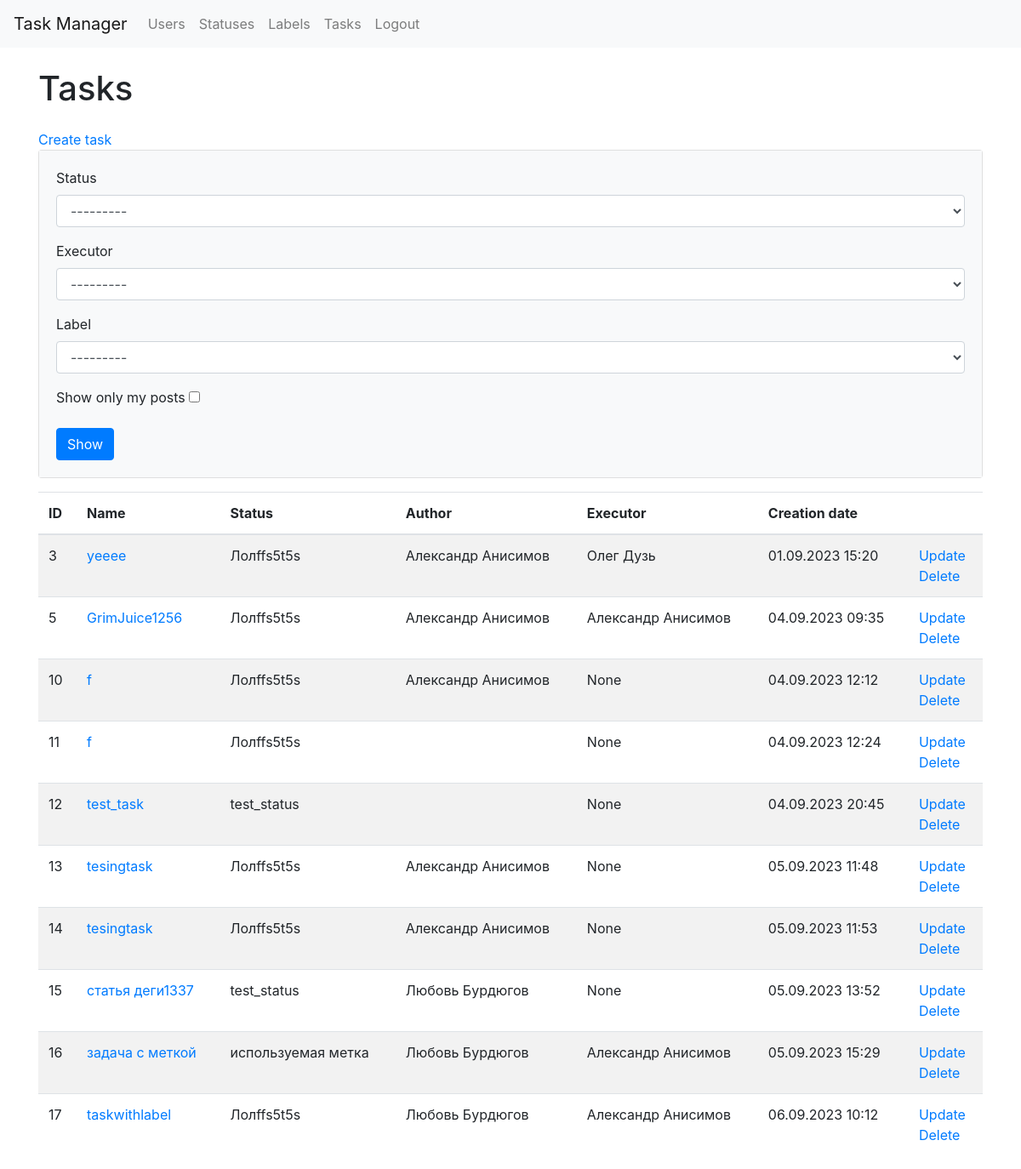
/tasks/ (signed in), run on an earlier commit of the app's database.
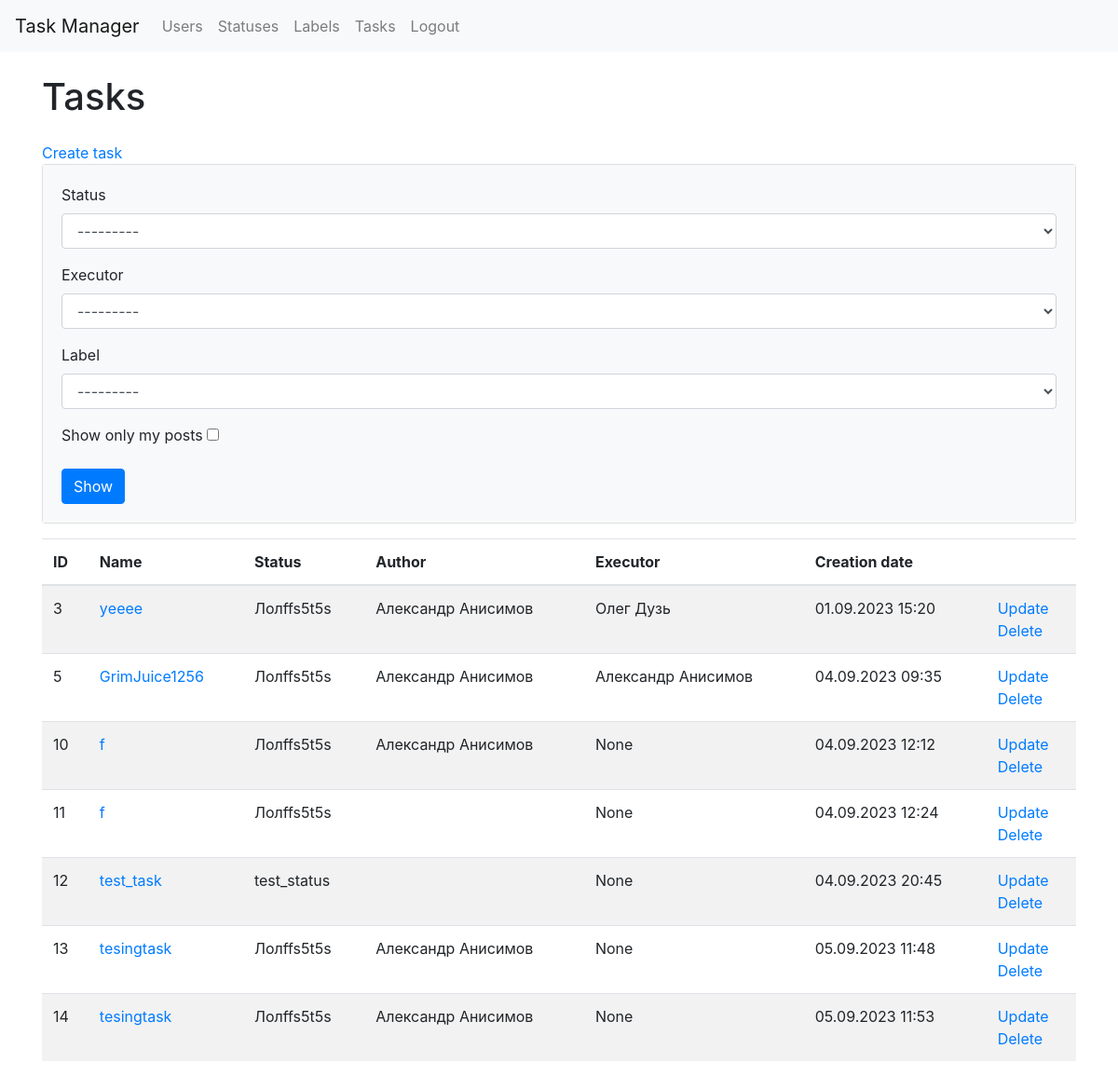
And on a later commit of the database.
### tasks/models.py (models this page shows, shortened)
class Task(models.Model):
    creator = models.ForeignKey(
        CustomUsers,
        on_delete=models.RESTRICT,
        verbose_name="Создатель",
        related_name="creator"
    )
    name = models.CharField(max_length=255, verbose_name="Название")
    description = models.TextField(blank=True, verbose_name="Описание")
    status = models.ForeignKey(
        Status,
        on_delete=models.RESTRICT,
        verbose_name="Статус"
    )
    executor = models.ForeignKey(
        CustomUsers,
        blank=True,
        null=True,
        on_delete=models.RESTRICT,
        verbose_name="Исполнитель"
    )
    labels = models.ManyToManyField(Label, blank=True, verbose_name="Метка")
    created_at = models.DateTimeField(
        auto_now_add=True,
        verbose_name="Время создания"
    )
    updated_at = models.DateTimeField(
        auto_now=True,
        verbose_name="Время изменения"
    )

### statuses/models.py (models this page shows, shortened)
class Status(models.Model):
    name = models.CharField(
        max_length=100,
        db_index=True,
        verbose_name="Статус"
    )
    created_at = models.DateTimeField(
        auto_now_add=True,
        verbose_name="Время создания"
    )
    updated_at = models.DateTimeField(
        auto_now=True,
        verbose_name="Время изменения"
    )
    def __str__(self):
        return self.name
    class Meta:
        verbose_name = 'Статус'
        verbose_name_plural = 'Статусы'
        ordering = ['id']

### users/models.py (models this page shows)
class CustomUsers(AbstractUser):
    first_name = models.CharField(max_length=255, default="")
    last_name = models.CharField(max_length=255, default="")
    def __str__(self):
        return f"{self.first_name} {self.last_name}"

### tasks/views.py (the view)
# urls.py: path('', TaskList.as_view(), name="task_list"),
class TaskList(LoginRequiredMixin, DataMixin, ListView):
    model = Task
    template_name = "tasks/task_list.html"
    login_url = reverse_lazy("login")
    context_object_name = "tasks"
    form_class = FindTaskForm
    def get_context_data(self, *, object_list=None, **kwargs):
        context = super().get_context_data(**kwargs)
        c_def = self.get_user_context(title=_("Tasks"))
        context['form'] = self.form_class(self.request.GET)
        return context | c_def
    def get_queryset(self):
        queryset = Task.objects.all()
        form = self.form_class(self.request.GET)
        if form.is_valid():
            status = form.cleaned_data.get('status')
            executor = form.cleaned_data.get('executor')
            labels = form.cleaned_data.get('labels')
            show_my_articles = form.cleaned_data.get('show_my_articles')
            if status:
                queryset = queryset.filter(status=status)
            if executor:
                queryset = queryset.filter(executor=executor)
            if labels:
                queryset = queryset.filter(labels=labels)
            if show_my_articles:
                queryset = queryset.filter(creator=self.request.user)
        return queryset

### tasks/forms.py
class FindTaskForm(forms. ModelForm):
    status = forms.ModelChoiceField(
        label=_("Status"),
        queryset=Status.objects.all(),
        widget=forms.Select(attrs={'class': 'form-control'}),
        required=False
    )
    executor = forms.ModelChoiceField(
        label=_("Executor"),
        required=False,
        queryset=CustomUsers.objects.all(),
        widget=forms.Select(attrs={'class': 'form-control'})
    )
    labels = forms.ModelChoiceField(
        label=_("Label"),
        queryset=Label.objects.all(),
        widget=forms.Select(attrs={'class': 'form-control'}),
        required=False
    )
    show_my_articles = forms.BooleanField(
        label=_("Show only my posts"),
        required=False
    )
    class Meta:
        model = Task
        fields = ['status', 'executor', 'labels']

### labels/models.py (called while the page is built)
    def __str__(self):
        return self.name

### task_manager/utils.py (called while the page is built)
    def get_user_context(self, **kwargs):
        context = kwargs
        user_menu = menu.copy()
        if self.request.user.is_authenticated:
            user_menu.pop(4)
            user_menu.pop(4)
        if not self.request.user.is_authenticated:
            user_menu.pop(1)
            user_menu.pop(1)
            user_menu.pop(1)
            user_menu.pop(3)
        context['menu'] = user_menu
        return context

### task_manager/templates/tasks/task_list.html (shortened to what this page needs)
{% extends 'layout.html' %}
{% load bootstrap4 %}
{% block content %}
{% load i18n %}
<div class="container wrapper flex-grow-1">
    <h1 class="my-4">{% trans "Tasks" %}</h1>
    <a class=nav-link" href="{% url "task_create" %}"> {% trans "Create task" %} </a>
    <div class="card mb-3">
        <div class="card-body bg-light">
            <form method="get">
                    {% for f in form %}
                        <p><label class="form-label" for="{{ f.id_for_label }}">{{f.label}}  </label> {{ f }}</p>
                    {% endfor %}
                <button class="btn btn-primary" type="submit">{% trans "Show" %}</button>
            </form>
        </div>
    </div>
    <table class="table table-striped">
        <thead>
            <tr>
                <th>ID</th>
                <th>{% trans "Name" %}</th>
                <th>{% trans "Status" %}</th>
                <th>{% trans "Author" %}</th>
                <th>{% trans "Executor" %}</th>
                <th>{% trans "Creation date" %}</th>
                <th></th>
            </tr>
        </thead>
        <tbody>
            {% for task in tasks %}
            <tr>
                <td> {{ task.id }} </td>
                <td> <a href="{% url "task_page" task.id %}"> {{ task.name }} </a> </td>
                <td> {{ task.status }} </td>
                <td> {{ task.creator }} </td>
                <td> {{ task.executor }} </td>
                <td> {{ task.created_at|date:"d.m.Y H:i" }} </td>
                <td>
                    <a href="{% url "task_update" task.id %}">{% trans "Update" %}</a>
                    <br>
                    <a href="{% url "task_delete" task.id %}">{% trans "Delete" %}</a>
                </td>
            </tr>
            {% endfor %}
        </tbody>
    </table>
</div>
{% endblock %}

### task_manager/templates/layout.html (shortened to what this page needs)
<!DOCTYPE html>
<html lang="en">
<head>
</head>
<body>
    {% block mainmenu %}
    {% load bootstrap4 %}
        {% load i18n %}
    {% bootstrap_css %}
    {% bootstrap_javascript jquery='full' %}{% load i18n %}
    <nav class="navbar navbar-expand-lg navbar-light bg-light">
        <a class="navbar-brand" href="{% url "main_page" %}"> {% trans "Task Manager" %} </a>
        <div class="collapse navbar-collapse" id="navbarToggleExternalContent">
            <ul class="navbar-nav mr-auto">
                {% for menu_tag in menu %}
                <li class="nav-item">
                    <a class="nav-link" href="{% url menu_tag.url_name %}"> {{ menu_tag.title }} </a>
                </li>
                {% endfor %}
            </ul>
        </div>
    </nav>
    {% endblock mainmenu %}
    {% block content %}
    {% endblock %}
</body>
</html>

What changed in the data, as far as the page shows it:
removed Task: id "15", name "статья деги1337", status "test_status", creator "Любовь Бурдюгов", executor "None", created_at "05.09.2023 13:52"
removed Task: id "16", name "задача с меткой", status "используемая метка", creator "Любовь Бурдюгов", executor "Александр Анисимов", created_at "05.09.2023 15:29"
removed Task: id "17", name "taskwithlabel", status "Лолffs5t5s", creator "Любовь Бурдюгов", executor "Александр Анисимов", created_at "06.09.2023 10:12"
